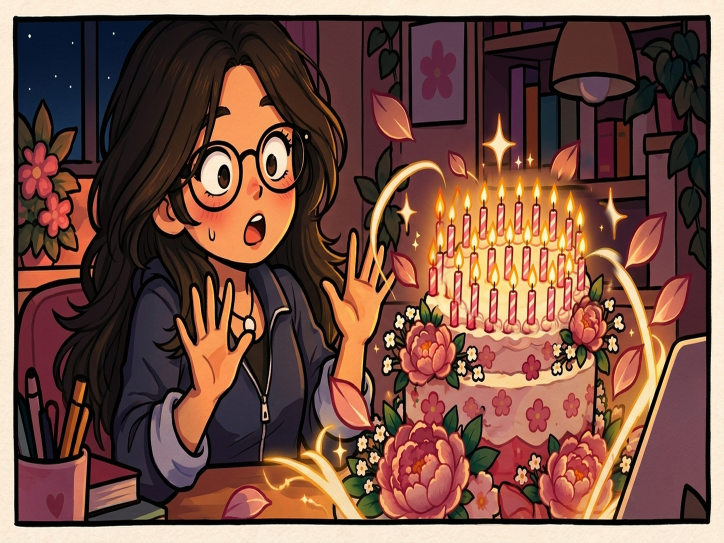
#> input picture assets_v5/c4b5p1-background.png, 1448 x 1086 px, found by its file name (shown at 1/2 size)
$ python audit_cake_mismatches.py
#> lines starting #> are read from the running program, lines starting #| are printed output that depends on the picture
import cv2, os, json
import numpy as np

# Load the 4 images
im_b5 = cv2.imread('assets_v5/c4b5p1-background.png')
#> im_b5 is the input picture: shape (1086, 1448, 3); mean B, G, R 69.2, 81.5, 119.5
im_b6 = cv2.imread('assets_v5/c4b6p1-cake-hero.png')
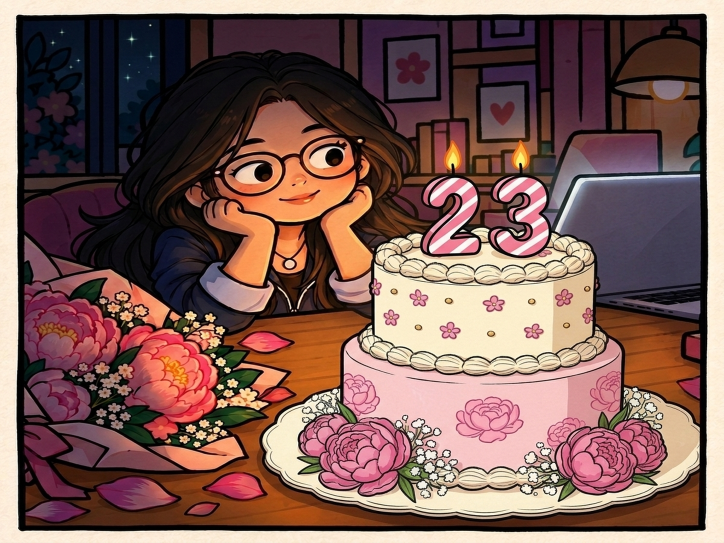
#> input picture assets_v6/c4b6p1-cake-hero.png, 1448 x 1086 px, found by its file name (shown at 1/2 size)
#> im_b6 is the input picture: shape (1086, 1448, 3); mean B, G, R 86.7, 93.4, 125.6
im_b7 = cv2.imread('assets_v5/c4b7p3-friends-cake.png')
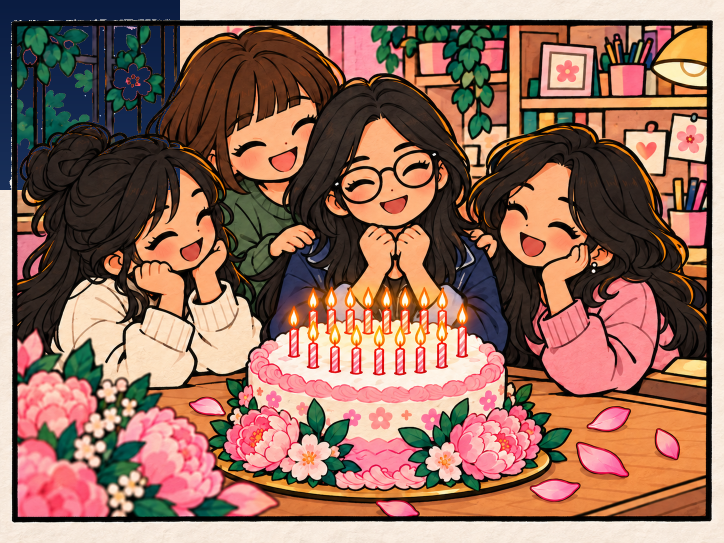
#> input picture assets_v5/c4b7p3-friends-cake.png, 1448 x 1086 px, found by its file name (shown at 1/2 size)
#> im_b7 is the input picture: shape (1086, 1448, 3); mean B, G, R 94, 110.3, 149.2
im_b8 = cv2.imread('assets_v5/c4b8p1-background.png')

# Precise crops of the cakes
# 1. B5 P1:
crop_b5 = im_b5[300:960, 780:1280] # h=660, w=500
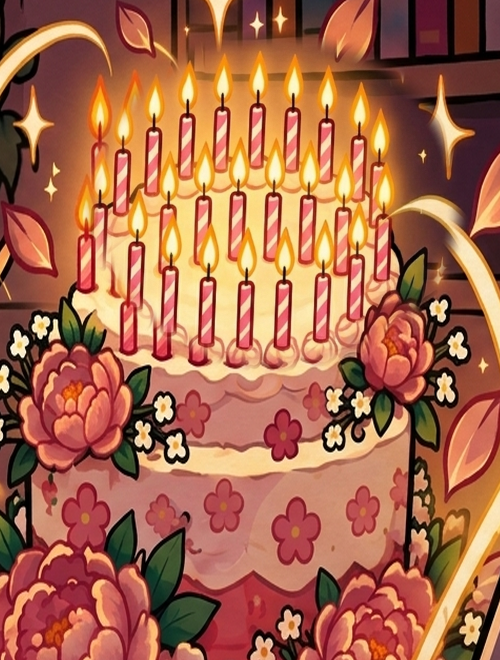
#> crop_b5: shape (660, 500, 3); mean B, G, R 76.6, 104.9, 169.7
# 2. B6 P1:
crop_b6 = im_b6[450:980, 550:1350] # h=530, w=800
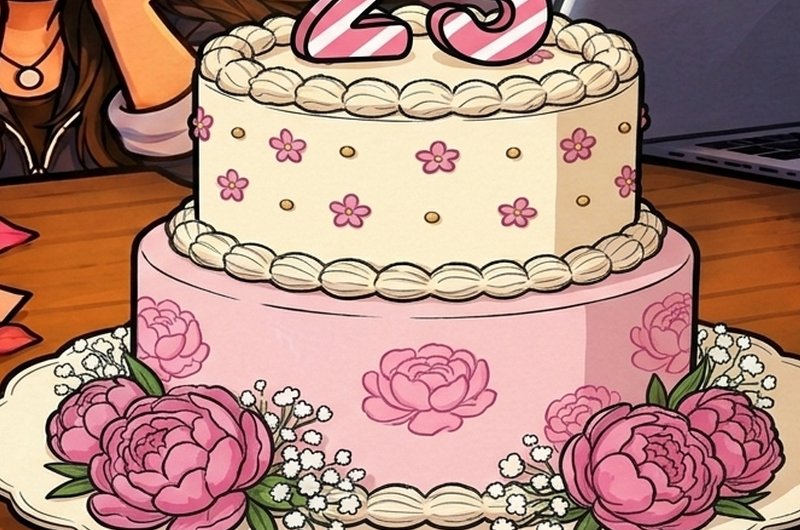
#> crop_b6: shape (530, 800, 3); mean B, G, R 126.2, 138.5, 180.2
# 3. B7 P3:
crop_b7 = im_b7[500:950, 420:1080] # h=450, w=660
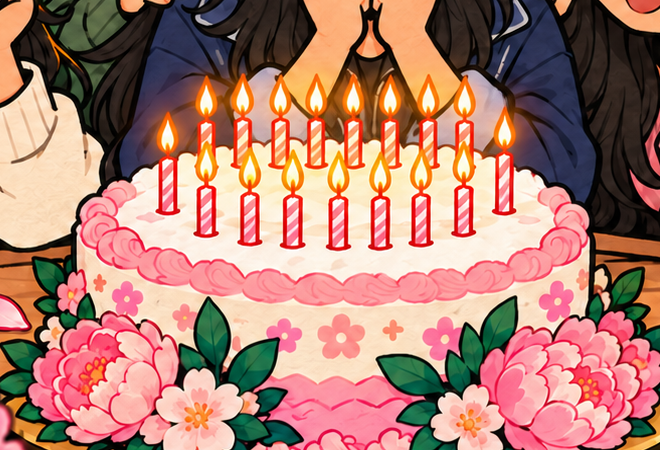
#> crop_b7: shape (450, 660, 3); mean B, G, R 114.3, 127.8, 176.4
# 4. B8 P1:
#> (the run stopped early here; a loop or call above may not have finished)
